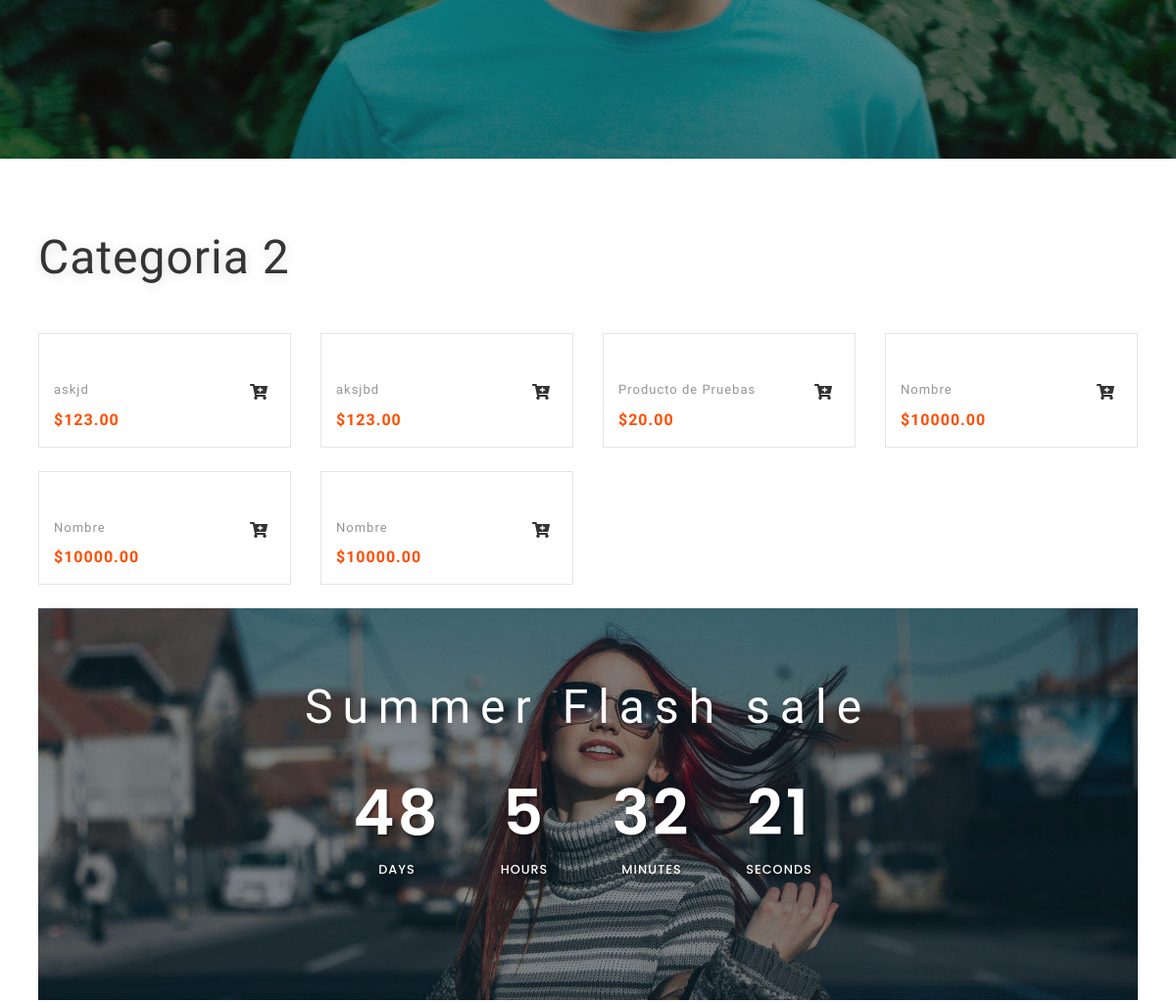
Before: /categories.php?cat=1 (middle part) with the older database file.
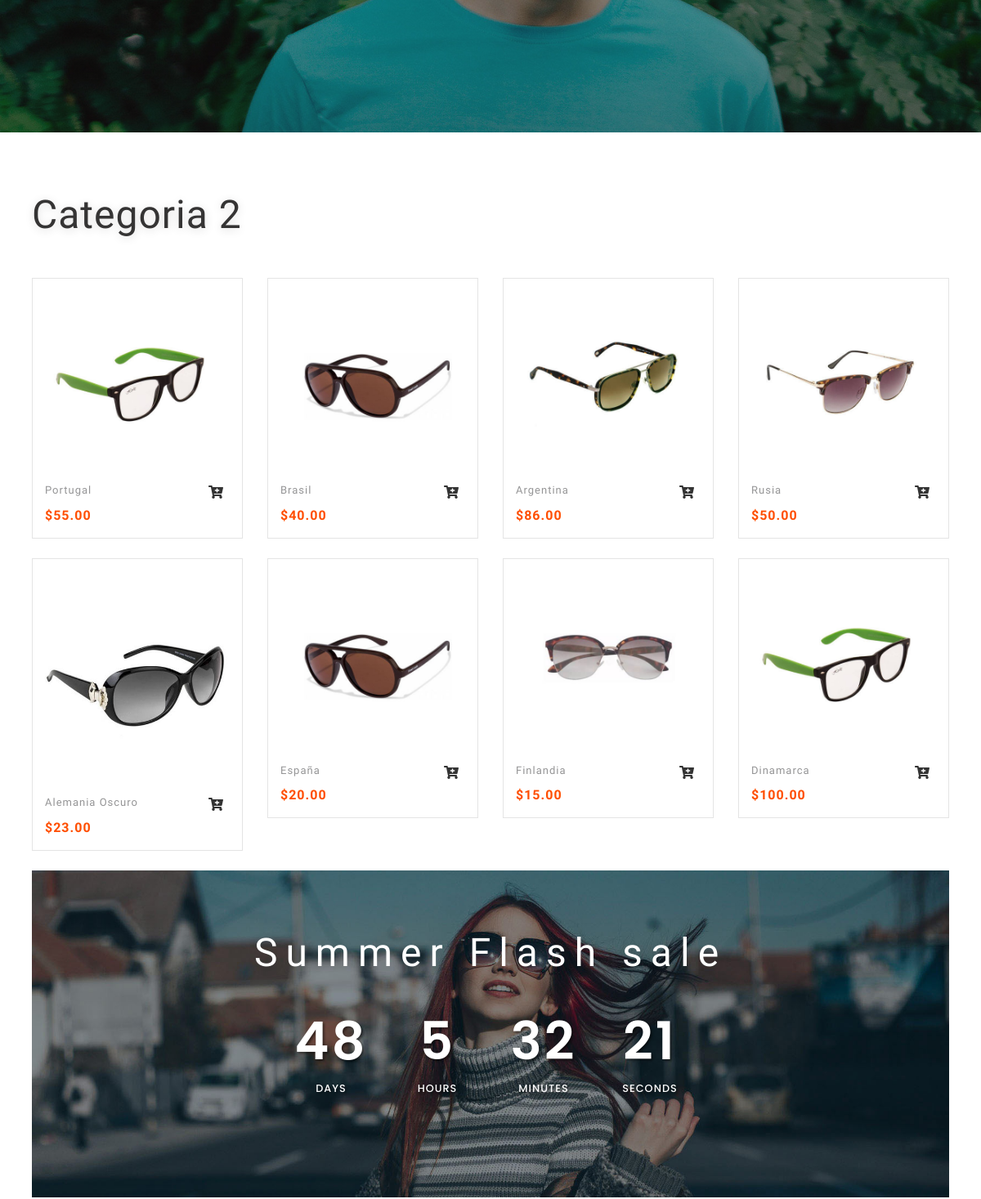
After: the same page with the newer database file.
### tables this page shows
CREATE TABLE `product_images` (
  `id` int(11) NOT NULL,
  `product_id` int(11) NOT NULL,
  `path` varchar(255) NOT NULL,
  `principal` tinyint(1) NOT NULL DEFAULT '0',
  `created_at` datetime NOT NULL DEFAULT CURRENT_TIMESTAMP
);

CREATE TABLE `products` (
  `id` int(11) NOT NULL,
  `category_id` smallint(6) UNSIGNED NOT NULL,
  `name` varchar(255) NOT NULL,
  `short_description` varchar(500) DEFAULT NULL,
  `long_description` text,
  `price` decimal(12,2) DEFAULT NULL,
  `is_novelty` tinyint(1) NOT NULL DEFAULT '0',
  `is_offer` tinyint(1) NOT NULL DEFAULT '0',
  `is_principal` tinyint(1) NOT NULL DEFAULT '0',
  `available` tinyint(1) NOT NULL DEFAULT '1',
  `created_at` datetime NOT NULL DEFAULT CURRENT_TIMESTAMP,
  `updated_at` datetime NOT NULL DEFAULT CURRENT_TIMESTAMP
);

### admin/models/Connection.php (called while the page is built)
<?php
class Connection {
	public static function connect() {
		try {
			$host = "127.0.0.1";
			$user = "root";
			$password = "Venezuel@2020=";
			$database = "team";
			$link = new PDO("mysql:host=$host;dbname=$database", $user, $password);
			return $link;
		}catch (PDOException $e) {
			echo "<pre>";
			echo $e->getMessage();
			echo "</pre>";
			exit;
		}
	}
}

### admin/models/ProductModel.php (called while the page is built, shortened)
<?php
require_once "Connection.php";
class ProductModel extends Connection
{
	public static function getCategoriesModel()
	{
		$stmt = Connection::connect()->prepare("SELECT * FROM product_categories ORDER BY name");
		$stmt->execute();
		$resp = $stmt->fetchAll();
		return $resp;
	}
	public function getProductsCategory($all,$cat)
	{
		if ($all) {
			$sql = "SELECT products.*, product_images.path FROM products LEFT JOIN product_images ON products.id = product_images.product_id WHERE products.category_id = $cat AND product_images.principal = 1 ORDER BY products.id DESC";
		}else{
			$sql = "SELECT products.*, product_images.path FROM products LEFT JOIN product_images ON products.id = product_images.product_id WHERE products.category_id = $cat AND product_images.principal = 1 ORDER BY products.id DESC LIMIT 8";
		}
		$stmt = Connection::connect()->prepare($sql);
		try {
			$stmt->execute();
			return $stmt->fetchAll();
	    } catch(PDOExecption $e) {
	    	print "Error!: " . $e->getMessage() . "</br>";
	        exit;
	    }
	}
}

### categories.php (the view, shortened to what this page needs)
<?php
require 'admin/models/ProductModel.php';
$productModel = new ProductModel();
$all = isset($_GET['all']) && $_GET['all'] == '1' ? true : false;
$cat = isset($_GET['cat'])  ? (int) $_GET['cat'] : false;
$products = $productModel->getProductsCategory($all,$cat);
$category = $productModel->getCategoryModel($cat);
?>
<!DOCTYPE html>
<html lang="es">
<head>
	<link href="css/bootstrap.css" rel='stylesheet' type='text/css' />
	<link href="css/login_overlay.css" rel='stylesheet' type='text/css' />
	<link href="css/style6.css" rel='stylesheet' type='text/css' />
	<link rel="stylesheet" href="css/shop.css" type="text/css" />
	<link rel="stylesheet" href="css/owl.carousel.css" type="text/css" media="all">
	<link rel="stylesheet" href="css/owl.theme.css" type="text/css" media="all">
	<link href="css/style.css" rel='stylesheet' type='text/css' />
	<link href="css/all.css" rel="stylesheet">
	<link rel="stylesheet" href="css/font-awesome.min.css">
</head>
<body>
	<div class="banner-top container-fluid" id="home">
		<?php include_once "header.php" ?>
	</div>
	<section class="banner-bottom-wthreelayouts py-lg-5 py-3">
		<div class="container-fluid">
			<div class="inner-sec-shop px-lg-4 px-3">
				<h3 class="tittle-w3layouts my-lg-4 my-4"><?= $category['name'] ?></h3>
				<div class="row">
					<?php foreach ($products as $product) : ?>
						<div class="col-md-3 product-men women_two mt-4">
							<div class="product-googles-info googles">
								<div class="men-pro-item">
									<div class="men-thumb-item">
										<img src="admin/<?= $product['path'] ?>" class="img-fluid" alt="">
									</div>
									<div class="item-info-product">
										<div class="info-product-price">
											<div class="grid_meta">
												<div class="product_price">
													<h4>
														<a href="single.html"><?= $product['name'] ?></a>
													</h4>
													<div class="grid-price mt-2">
														<span class="money ">$<?= $product['price'] ?></span>
													</div>
												</div>
											</div>
											<div class="googles single-item hvr-outline-out">
												<form action="index.html#" method="post">
													<button type="submit" class="googles-cart pgoogles-cart">
														<i class="fas fa-cart-plus"></i>
													</button>
												</form>
											</div>
										</div>
										<div class="clearfix"></div>
									</div>
								</div>
							</div>
						</div>
					<?php endforeach; ?>
				</div>
				<div class="row">
					<div class="col-md-12 middle-slider my-4">
						<div class="middle-text-info ">
							<h3 class="tittle-w3layouts two text-center my-lg-4 mt-3">Summer Flash sale</h3>
							<div class="simply-countdown-custom" id="simply-countdown-custom"></div>
						</div>
					</div>
				</div>
			</div>
		</div>
	</section>
	<link href="css/simplyCountdown.css" rel='stylesheet' type='text/css' />
</body>
</html>

Changed rows visible on the page:
removed product_images: product.name "askjd", product.price "123.00"
removed product_images: product.name "aksjbd", product.price "123.00"
removed product_images: product.name "Producto de Pruebas", product.price "20.00"
removed product_images: product.name "Nombre", product.price "10000.00"
removed product_images: product.name "Nombre", product.price "10000.00"
removed product_images: product.name "Nombre", product.price "10000.00"
added product_images: path (picture), product.name "Portugal", product.price "55.00"
added product_images: path (picture), product.name "Brasil", product.price "40.00"
added product_images: path (picture), product.name "Argentina", product.price "86.00"
added product_images: path (picture), product.name "Rusia", product.price "50.00"
added product_images: path (picture), product.name "Alemania Oscuro", product.price "23.00"
added product_images: path (picture), product.name "España", product.price "20.00"
added product_images: path (picture), product.name "Finlandia", product.price "15.00"
added product_images: path (picture), product.name "Dinamarca", product.price "100.00"
